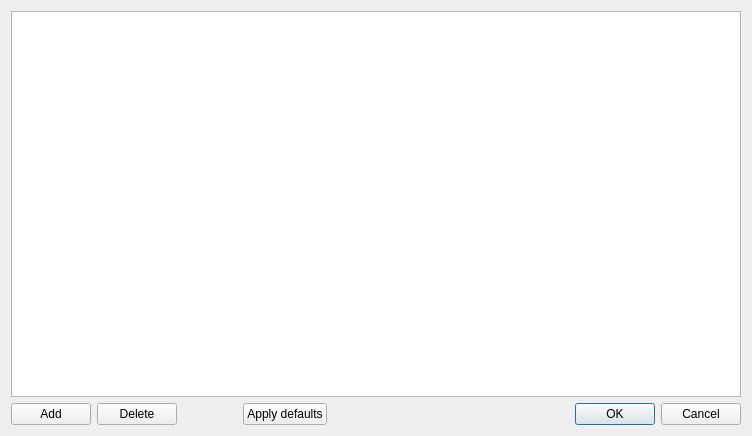
<?xml version="1.0" encoding="UTF-8"?>
<ui version="4.0">
 <class>Form</class>
 <widget class="QWidget" name="Form">
  <property name="geometry">
   <rect>
    <x>0</x>
    <y>0</y>
    <width>752</width>
    <height>436</height>
   </rect>
  </property>
  <property name="minimumSize">
   <size>
    <width>600</width>
    <height>0</height>
   </size>
  </property>
  <property name="windowTitle">
   <string>Form</string>
  </property>
  <layout class="QVBoxLayout" name="verticalLayout">
   <item>
    <widget class="QTableView" name="tableView">
     <property name="minimumSize">
      <size>
       <width>500</width>
       <height>300</height>
      </size>
     </property>
     <property name="sizeAdjustPolicy">
      <enum>QAbstractScrollArea::SizeAdjustPolicy::AdjustToContentsOnFirstShow</enum>
     </property>
     <property name="showDropIndicator" stdset="0">
      <bool>false</bool>
     </property>
     <property name="selectionMode">
      <enum>QAbstractItemView::SelectionMode::MultiSelection</enum>
     </property>
     <property name="selectionBehavior">
      <enum>QAbstractItemView::SelectionBehavior::SelectRows</enum>
     </property>
     <property name="gridStyle">
      <enum>Qt::PenStyle::DotLine</enum>
     </property>
     <attribute name="verticalHeaderVisible">
      <bool>true</bool>
     </attribute>
     <attribute name="verticalHeaderMinimumSectionSize">
      <number>20</number>
     </attribute>
     <attribute name="verticalHeaderDefaultSectionSize">
      <number>24</number>
     </attribute>
    </widget>
   </item>
   <item>
    <layout class="QHBoxLayout" name="horizontalLayout">
     <item>
      <widget class="QPushButton" name="pb_add">
       <property name="text">
        <string>Add</string>
       </property>
      </widget>
     </item>
     <item>
      <widget class="QPushButton" name="pb_delete">
       <property name="text">
        <string>Delete</string>
       </property>
      </widget>
     </item>
     <item>
      <spacer name="horizontalSpacer_2">
       <property name="orientation">
        <enum>Qt::Orientation::Horizontal</enum>
       </property>
       <property name="sizeType">
        <enum>QSizePolicy::Policy::Fixed</enum>
       </property>
       <property name="sizeHint" stdset="0">
        <size>
         <width>60</width>
         <height>20</height>
        </size>
       </property>
      </spacer>
     </item>
     <item>
      <widget class="QPushButton" name="pb_applyDefaults">
       <property name="text">
        <string>Apply defaults</string>
       </property>
      </widget>
     </item>
     <item>
      <spacer name="horizontalSpacer">
       <property name="orientation">
        <enum>Qt::Orientation::Horizontal</enum>
       </property>
       <property name="sizeHint" stdset="0">
        <size>
         <width>40</width>
         <height>20</height>
        </size>
       </property>
      </spacer>
     </item>
     <item>
      <widget class="QDialogButtonBox" name="buttonBox">
       <property name="standardButtons">
        <set>QDialogButtonBox::StandardButton::Cancel|QDialogButtonBox::StandardButton::Ok</set>
       </property>
      </widget>
     </item>
    </layout>
   </item>
  </layout>
 </widget>
 <resources/>
 <connections/>
</ui>
